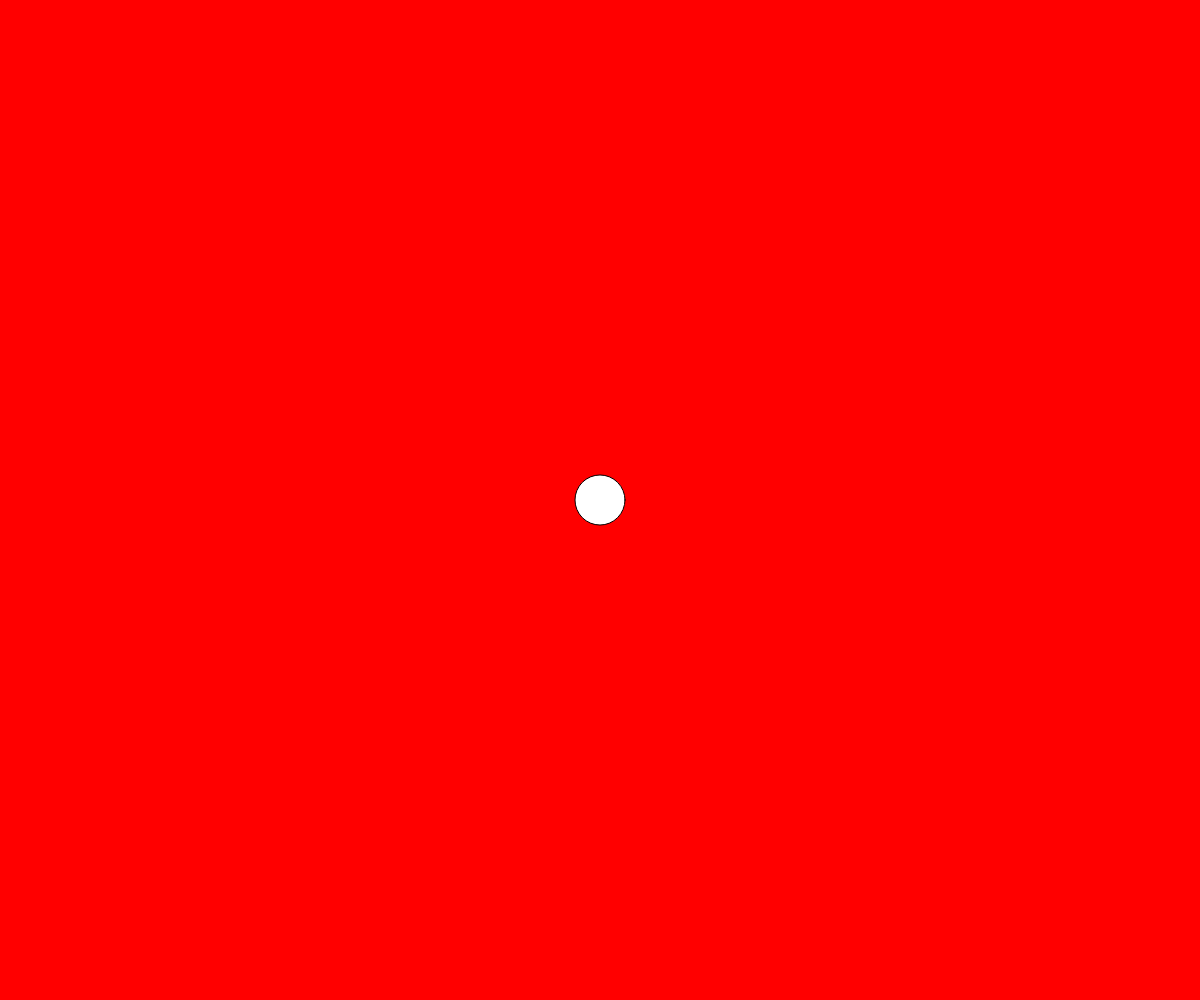
Frame 1 (no input)
Frame 60 (no input): identical to frame 1, image omitted
Frame 120 (the mouse pressed at the canvas centre since frame 60): identical to frame 1, image omitted

The p5.js sketch that drew this single still picture (run headless with seeded random() and noise() and a simulated clock; from frame 60 on, the mouse is pressed at the canvas centre):

// p5.js sketch
// ── sketch.js
// Runs only once, when the page loads
function setup() {
  createCanvas(windowWidth, windowHeight); // Canvas size fills its container
}

// Runs after setup, and repeats 60 times a second by default
function draw() {
  background(255, 0, 0); // Paint the background red (RGB color)
  ellipse(width/2, height/2, 50, 50); // Draw an ellipse at the center, width = height = 50
}
